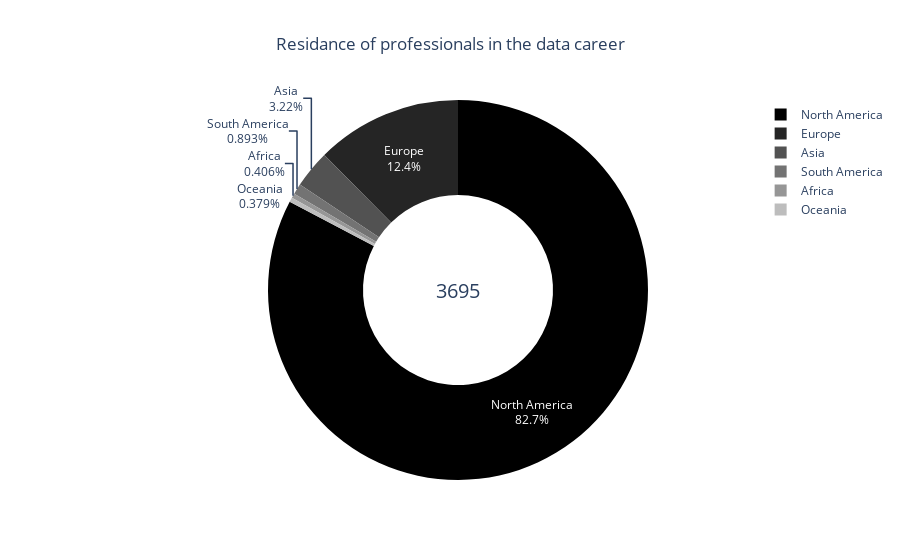

This figure's notebook cell:
### Code cell
data = (
    df["employee_residence"]
    .apply(country_to_continent)
    .value_counts()
    .sort_values(ascending=False)
)


data.rename(continentes, inplace=True)

# counts of unique values
unique_values = data.value_counts()

# frequency of values and the labels
freq = data.values
labels = data.index.values

# sum of total experience levels
total = sum(freq)

# Cria a anotação com o valor total
annotation = dict(font=dict(size=20), showarrow=False, text=str(total), x=0.5, y=0.5)

# Criar o gráfico de rosca
data = [
    go.Pie(
        labels=labels,
        values=freq,
        hole=0.5,
        marker=dict(colors=list(reversed(colors.sequential.Greys))),
        textinfo="percent+label",
        insidetextorientation="auto",
        hoverinfo="label+value",
    )
]

# Cria o layout do gráfico
layout = go.Layout(
    title={
        "text": "Residance of professionals in the data career",
        "x": 0.5,
        # "xanchor": "center",
    },
    # width=700,
    # height=700,
    annotations=[annotation],
)

# Adicionar título
fig = go.Figure(data=data, layout=layout)

# Mostrar o gráfico
fig.show()

### Figure 1 — Plotly figure (JSON) as saved in the notebook; plotly's stock layout.template omitted (floating-point values rounded to 4 significant figures)
{"data": [{"hole": 0.5, "hoverinfo": "label+value", "insidetextorientation": "auto", "labels": ["North America", "Europe", "Asia", "South America", "Africa", "Oceania"], "marker": {"colors": ["rgb(0,0,0)", "rgb(37,37,37)", "rgb(82,82,82)", "rgb(115,115,115)", "rgb(150,150,150)", "rgb(189,189,189)", "rgb(217,217,217)", "rgb(240,240,240)", "rgb(255,255,255)"]}, "textinfo": "percent+label", "type": "pie", "values": [3055, 459, 119, 33, 15, 14]}], "layout": {"annotations": [{"font": {"size": 20}, "showarrow": false, "text": "3695", "x": 0.5, "y": 0.5}], "title": {"text": "Residance of professionals in the data career", "x": 0.5}}}
